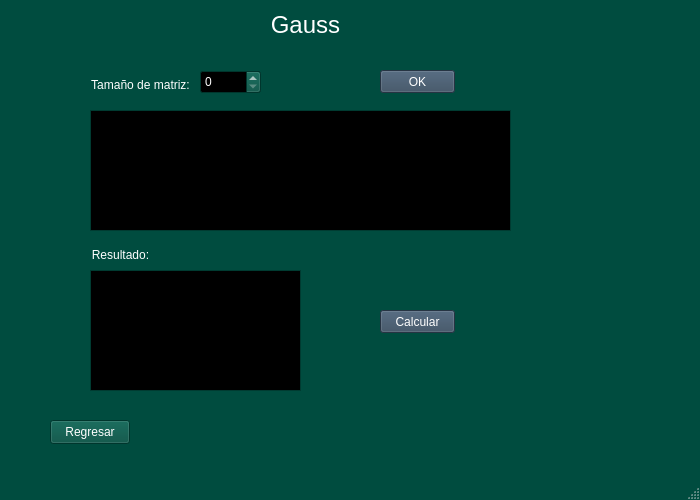
<?xml version="1.0" encoding="UTF-8"?>
<ui version="4.0">
 <class>gauss</class>
 <widget class="QMainWindow" name="gauss">
  <property name="geometry">
   <rect>
    <x>0</x>
    <y>0</y>
    <width>700</width>
    <height>500</height>
   </rect>
  </property>
  <property name="palette">
   <palette>
    <active>
     <colorrole role="WindowText">
      <brush brushstyle="SolidPattern">
       <color alpha="255">
        <red>255</red>
        <green>255</green>
        <blue>255</blue>
       </color>
      </brush>
     </colorrole>
     <colorrole role="Button">
      <brush brushstyle="SolidPattern">
       <color alpha="255">
        <red>0</red>
        <green>76</green>
        <blue>63</blue>
       </color>
      </brush>
     </colorrole>
     <colorrole role="Light">
      <brush brushstyle="SolidPattern">
       <color alpha="255">
        <red>0</red>
        <green>114</green>
        <blue>94</blue>
       </color>
      </brush>
     </colorrole>
     <colorrole role="Midlight">
      <brush brushstyle="SolidPattern">
       <color alpha="255">
        <red>0</red>
        <green>95</green>
        <blue>78</blue>
       </color>
      </brush>
     </colorrole>
     <colorrole role="Dark">
      <brush brushstyle="SolidPattern">
       <color alpha="255">
        <red>0</red>
        <green>38</green>
        <blue>31</blue>
       </color>
      </brush>
     </colorrole>
     <colorrole role="Mid">
      <brush brushstyle="SolidPattern">
       <color alpha="255">
        <red>0</red>
        <green>50</green>
        <blue>42</blue>
       </color>
      </brush>
     </colorrole>
     <colorrole role="Text">
      <brush brushstyle="SolidPattern">
       <color alpha="255">
        <red>255</red>
        <green>255</green>
        <blue>255</blue>
       </color>
      </brush>
     </colorrole>
     <colorrole role="BrightText">
      <brush brushstyle="SolidPattern">
       <color alpha="255">
        <red>255</red>
        <green>255</green>
        <blue>255</blue>
       </color>
      </brush>
     </colorrole>
     <colorrole role="ButtonText">
      <brush brushstyle="SolidPattern">
       <color alpha="255">
        <red>255</red>
        <green>255</green>
        <blue>255</blue>
       </color>
      </brush>
     </colorrole>
     <colorrole role="Base">
      <brush brushstyle="SolidPattern">
       <color alpha="255">
        <red>0</red>
        <green>0</green>
        <blue>0</blue>
       </color>
      </brush>
     </colorrole>
     <colorrole role="Window">
      <brush brushstyle="SolidPattern">
       <color alpha="255">
        <red>0</red>
        <green>76</green>
        <blue>63</blue>
       </color>
      </brush>
     </colorrole>
     <colorrole role="Shadow">
      <brush brushstyle="SolidPattern">
       <color alpha="255">
        <red>0</red>
        <green>0</green>
        <blue>0</blue>
       </color>
      </brush>
     </colorrole>
     <colorrole role="AlternateBase">
      <brush brushstyle="SolidPattern">
       <color alpha="255">
        <red>0</red>
        <green>38</green>
        <blue>31</blue>
       </color>
      </brush>
     </colorrole>
     <colorrole role="ToolTipBase">
      <brush brushstyle="SolidPattern">
       <color alpha="255">
        <red>255</red>
        <green>255</green>
        <blue>220</blue>
       </color>
      </brush>
     </colorrole>
     <colorrole role="ToolTipText">
      <brush brushstyle="SolidPattern">
       <color alpha="255">
        <red>0</red>
        <green>0</green>
        <blue>0</blue>
       </color>
      </brush>
     </colorrole>
     <colorrole role="PlaceholderText">
      <brush brushstyle="SolidPattern">
       <color alpha="128">
        <red>255</red>
        <green>255</green>
        <blue>255</blue>
       </color>
      </brush>
     </colorrole>
    </active>
    <inactive>
     <colorrole role="WindowText">
      <brush brushstyle="SolidPattern">
       <color alpha="255">
        <red>255</red>
        <green>255</green>
        <blue>255</blue>
       </color>
      </brush>
     </colorrole>
     <colorrole role="Button">
      <brush brushstyle="SolidPattern">
       <color alpha="255">
        <red>0</red>
        <green>76</green>
        <blue>63</blue>
       </color>
      </brush>
     </colorrole>
     <colorrole role="Light">
      <brush brushstyle="SolidPattern">
       <color alpha="255">
        <red>0</red>
        <green>114</green>
        <blue>94</blue>
       </color>
      </brush>
     </colorrole>
     <colorrole role="Midlight">
      <brush brushstyle="SolidPattern">
       <color alpha="255">
        <red>0</red>
        <green>95</green>
        <blue>78</blue>
       </color>
      </brush>
     </colorrole>
     <colorrole role="Dark">
      <brush brushstyle="SolidPattern">
       <color alpha="255">
        <red>0</red>
        <green>38</green>
        <blue>31</blue>
       </color>
      </brush>
     </colorrole>
     <colorrole role="Mid">
      <brush brushstyle="SolidPattern">
       <color alpha="255">
        <red>0</red>
        <green>50</green>
        <blue>42</blue>
       </color>
      </brush>
     </colorrole>
     <colorrole role="Text">
      <brush brushstyle="SolidPattern">
       <color alpha="255">
        <red>255</red>
        <green>255</green>
        <blue>255</blue>
       </color>
      </brush>
     </colorrole>
     <colorrole role="BrightText">
      <brush brushstyle="SolidPattern">
       <color alpha="255">
        <red>255</red>
        <green>255</green>
        <blue>255</blue>
       </color>
      </brush>
     </colorrole>
     <colorrole role="ButtonText">
      <brush brushstyle="SolidPattern">
       <color alpha="255">
        <red>255</red>
        <green>255</green>
        <blue>255</blue>
       </color>
      </brush>
     </colorrole>
     <colorrole role="Base">
      <brush brushstyle="SolidPattern">
       <color alpha="255">
        <red>0</red>
        <green>0</green>
        <blue>0</blue>
       </color>
      </brush>
     </colorrole>
     <colorrole role="Window">
      <brush brushstyle="SolidPattern">
       <color alpha="255">
        <red>0</red>
        <green>76</green>
        <blue>63</blue>
       </color>
      </brush>
     </colorrole>
     <colorrole role="Shadow">
      <brush brushstyle="SolidPattern">
       <color alpha="255">
        <red>0</red>
        <green>0</green>
        <blue>0</blue>
       </color>
      </brush>
     </colorrole>
     <colorrole role="AlternateBase">
      <brush brushstyle="SolidPattern">
       <color alpha="255">
        <red>0</red>
        <green>38</green>
        <blue>31</blue>
       </color>
      </brush>
     </colorrole>
     <colorrole role="ToolTipBase">
      <brush brushstyle="SolidPattern">
       <color alpha="255">
        <red>255</red>
        <green>255</green>
        <blue>220</blue>
       </color>
      </brush>
     </colorrole>
     <colorrole role="ToolTipText">
      <brush brushstyle="SolidPattern">
       <color alpha="255">
        <red>0</red>
        <green>0</green>
        <blue>0</blue>
       </color>
      </brush>
     </colorrole>
     <colorrole role="PlaceholderText">
      <brush brushstyle="SolidPattern">
       <color alpha="128">
        <red>255</red>
        <green>255</green>
        <blue>255</blue>
       </color>
      </brush>
     </colorrole>
    </inactive>
    <disabled>
     <colorrole role="WindowText">
      <brush brushstyle="SolidPattern">
       <color alpha="255">
        <red>0</red>
        <green>38</green>
        <blue>31</blue>
       </color>
      </brush>
     </colorrole>
     <colorrole role="Button">
      <brush brushstyle="SolidPattern">
       <color alpha="255">
        <red>0</red>
        <green>76</green>
        <blue>63</blue>
       </color>
      </brush>
     </colorrole>
     <colorrole role="Light">
      <brush brushstyle="SolidPattern">
       <color alpha="255">
        <red>0</red>
        <green>114</green>
        <blue>94</blue>
       </color>
      </brush>
     </colorrole>
     <colorrole role="Midlight">
      <brush brushstyle="SolidPattern">
       <color alpha="255">
        <red>0</red>
        <green>95</green>
        <blue>78</blue>
       </color>
      </brush>
     </colorrole>
     <colorrole role="Dark">
      <brush brushstyle="SolidPattern">
       <color alpha="255">
        <red>0</red>
        <green>38</green>
        <blue>31</blue>
       </color>
      </brush>
     </colorrole>
     <colorrole role="Mid">
      <brush brushstyle="SolidPattern">
       <color alpha="255">
        <red>0</red>
        <green>50</green>
        <blue>42</blue>
       </color>
      </brush>
     </colorrole>
     <colorrole role="Text">
      <brush brushstyle="SolidPattern">
       <color alpha="255">
        <red>0</red>
        <green>38</green>
        <blue>31</blue>
       </color>
      </brush>
     </colorrole>
     <colorrole role="BrightText">
      <brush brushstyle="SolidPattern">
       <color alpha="255">
        <red>255</red>
        <green>255</green>
        <blue>255</blue>
       </color>
      </brush>
     </colorrole>
     <colorrole role="ButtonText">
      <brush brushstyle="SolidPattern">
       <color alpha="255">
        <red>0</red>
        <green>38</green>
        <blue>31</blue>
       </color>
      </brush>
     </colorrole>
     <colorrole role="Base">
      <brush brushstyle="SolidPattern">
       <color alpha="255">
        <red>0</red>
        <green>76</green>
        <blue>63</blue>
       </color>
      </brush>
     </colorrole>
     <colorrole role="Window">
      <brush brushstyle="SolidPattern">
       <color alpha="255">
        <red>0</red>
        <green>76</green>
        <blue>63</blue>
       </color>
      </brush>
     </colorrole>
     <colorrole role="Shadow">
      <brush brushstyle="SolidPattern">
       <color alpha="255">
        <red>0</red>
        <green>0</green>
        <blue>0</blue>
       </color>
      </brush>
     </colorrole>
     <colorrole role="AlternateBase">
      <brush brushstyle="SolidPattern">
       <color alpha="255">
        <red>0</red>
        <green>76</green>
        <blue>63</blue>
       </color>
      </brush>
     </colorrole>
     <colorrole role="ToolTipBase">
      <brush brushstyle="SolidPattern">
       <color alpha="255">
        <red>255</red>
        <green>255</green>
        <blue>220</blue>
       </color>
      </brush>
     </colorrole>
     <colorrole role="ToolTipText">
      <brush brushstyle="SolidPattern">
       <color alpha="255">
        <red>0</red>
        <green>0</green>
        <blue>0</blue>
       </color>
      </brush>
     </colorrole>
     <colorrole role="PlaceholderText">
      <brush brushstyle="SolidPattern">
       <color alpha="128">
        <red>255</red>
        <green>255</green>
        <blue>255</blue>
       </color>
      </brush>
     </colorrole>
    </disabled>
   </palette>
  </property>
  <property name="windowTitle">
   <string>MainWindow</string>
  </property>
  <widget class="QWidget" name="centralwidget">
   <widget class="QPushButton" name="pushButton">
    <property name="geometry">
     <rect>
      <x>50</x>
      <y>420</y>
      <width>80</width>
      <height>24</height>
     </rect>
    </property>
    <property name="text">
     <string>Regresar</string>
    </property>
   </widget>
   <widget class="QTableView" name="tableView_2">
    <property name="geometry">
     <rect>
      <x>90</x>
      <y>270</y>
      <width>211</width>
      <height>121</height>
     </rect>
    </property>
   </widget>
   <widget class="QSpinBox" name="spinBox">
    <property name="geometry">
     <rect>
      <x>200</x>
      <y>70</y>
      <width>61</width>
      <height>24</height>
     </rect>
    </property>
   </widget>
   <widget class="QLabel" name="label">
    <property name="geometry">
     <rect>
      <x>80</x>
      <y>70</y>
      <width>121</width>
      <height>31</height>
     </rect>
    </property>
    <property name="text">
     <string>&lt;html&gt;&lt;head/&gt;&lt;body&gt;&lt;p align=&quot;center&quot;&gt;Tamaño de matriz:&lt;/p&gt;&lt;/body&gt;&lt;/html&gt;</string>
    </property>
   </widget>
   <widget class="QLabel" name="label_3">
    <property name="geometry">
     <rect>
      <x>60</x>
      <y>240</y>
      <width>121</width>
      <height>31</height>
     </rect>
    </property>
    <property name="text">
     <string>&lt;html&gt;&lt;head/&gt;&lt;body&gt;&lt;p align=&quot;center&quot;&gt;Resultado:&lt;/p&gt;&lt;/body&gt;&lt;/html&gt;</string>
    </property>
   </widget>
   <widget class="QPushButton" name="pushButton_3">
    <property name="geometry">
     <rect>
      <x>380</x>
      <y>70</y>
      <width>75</width>
      <height>23</height>
     </rect>
    </property>
    <property name="palette">
     <palette>
      <active>
       <colorrole role="WindowText">
        <brush brushstyle="SolidPattern">
         <color alpha="255">
          <red>255</red>
          <green>255</green>
          <blue>255</blue>
         </color>
        </brush>
       </colorrole>
       <colorrole role="Button">
        <brush brushstyle="SolidPattern">
         <color alpha="255">
          <red>53</red>
          <green>73</green>
          <blue>94</blue>
         </color>
        </brush>
       </colorrole>
       <colorrole role="Light">
        <brush brushstyle="SolidPattern">
         <color alpha="255">
          <red>79</red>
          <green>109</green>
          <blue>141</blue>
         </color>
        </brush>
       </colorrole>
       <colorrole role="Midlight">
        <brush brushstyle="SolidPattern">
         <color alpha="255">
          <red>66</red>
          <green>91</green>
          <blue>117</blue>
         </color>
        </brush>
       </colorrole>
       <colorrole role="Dark">
        <brush brushstyle="SolidPattern">
         <color alpha="255">
          <red>26</red>
          <green>36</green>
          <blue>47</blue>
         </color>
        </brush>
       </colorrole>
       <colorrole role="Mid">
        <brush brushstyle="SolidPattern">
         <color alpha="255">
          <red>35</red>
          <green>48</green>
          <blue>62</blue>
         </color>
        </brush>
       </colorrole>
       <colorrole role="Text">
        <brush brushstyle="SolidPattern">
         <color alpha="255">
          <red>255</red>
          <green>255</green>
          <blue>255</blue>
         </color>
        </brush>
       </colorrole>
       <colorrole role="BrightText">
        <brush brushstyle="SolidPattern">
         <color alpha="255">
          <red>255</red>
          <green>255</green>
          <blue>255</blue>
         </color>
        </brush>
       </colorrole>
       <colorrole role="ButtonText">
        <brush brushstyle="SolidPattern">
         <color alpha="255">
          <red>255</red>
          <green>255</green>
          <blue>255</blue>
         </color>
        </brush>
       </colorrole>
       <colorrole role="Base">
        <brush brushstyle="SolidPattern">
         <color alpha="255">
          <red>0</red>
          <green>0</green>
          <blue>0</blue>
         </color>
        </brush>
       </colorrole>
       <colorrole role="Window">
        <brush brushstyle="SolidPattern">
         <color alpha="255">
          <red>53</red>
          <green>73</green>
          <blue>94</blue>
         </color>
        </brush>
       </colorrole>
       <colorrole role="Shadow">
        <brush brushstyle="SolidPattern">
         <color alpha="255">
          <red>0</red>
          <green>0</green>
          <blue>0</blue>
         </color>
        </brush>
       </colorrole>
       <colorrole role="AlternateBase">
        <brush brushstyle="SolidPattern">
         <color alpha="255">
          <red>26</red>
          <green>36</green>
          <blue>47</blue>
         </color>
        </brush>
       </colorrole>
       <colorrole role="ToolTipBase">
        <brush brushstyle="SolidPattern">
         <color alpha="255">
          <red>255</red>
          <green>255</green>
          <blue>220</blue>
         </color>
        </brush>
       </colorrole>
       <colorrole role="ToolTipText">
        <brush brushstyle="SolidPattern">
         <color alpha="255">
          <red>0</red>
          <green>0</green>
          <blue>0</blue>
         </color>
        </brush>
       </colorrole>
       <colorrole role="PlaceholderText">
        <brush brushstyle="SolidPattern">
         <color alpha="128">
          <red>255</red>
          <green>255</green>
          <blue>255</blue>
         </color>
        </brush>
       </colorrole>
      </active>
      <inactive>
       <colorrole role="WindowText">
        <brush brushstyle="SolidPattern">
         <color alpha="255">
          <red>255</red>
          <green>255</green>
          <blue>255</blue>
         </color>
        </brush>
       </colorrole>
       <colorrole role="Button">
        <brush brushstyle="SolidPattern">
         <color alpha="255">
          <red>53</red>
          <green>73</green>
          <blue>94</blue>
         </color>
        </brush>
       </colorrole>
       <colorrole role="Light">
        <brush brushstyle="SolidPattern">
         <color alpha="255">
          <red>79</red>
          <green>109</green>
          <blue>141</blue>
         </color>
        </brush>
       </colorrole>
       <colorrole role="Midlight">
        <brush brushstyle="SolidPattern">
         <color alpha="255">
          <red>66</red>
          <green>91</green>
          <blue>117</blue>
         </color>
        </brush>
       </colorrole>
       <colorrole role="Dark">
        <brush brushstyle="SolidPattern">
         <color alpha="255">
          <red>26</red>
          <green>36</green>
          <blue>47</blue>
         </color>
        </brush>
       </colorrole>
       <colorrole role="Mid">
        <brush brushstyle="SolidPattern">
         <color alpha="255">
          <red>35</red>
          <green>48</green>
          <blue>62</blue>
         </color>
        </brush>
       </colorrole>
       <colorrole role="Text">
        <brush brushstyle="SolidPattern">
         <color alpha="255">
          <red>255</red>
          <green>255</green>
          <blue>255</blue>
         </color>
        </brush>
       </colorrole>
       <colorrole role="BrightText">
        <brush brushstyle="SolidPattern">
         <color alpha="255">
          <red>255</red>
          <green>255</green>
          <blue>255</blue>
         </color>
        </brush>
       </colorrole>
       <colorrole role="ButtonText">
        <brush brushstyle="SolidPattern">
         <color alpha="255">
          <red>255</red>
          <green>255</green>
          <blue>255</blue>
         </color>
        </brush>
       </colorrole>
       <colorrole role="Base">
        <brush brushstyle="SolidPattern">
         <color alpha="255">
          <red>0</red>
          <green>0</green>
          <blue>0</blue>
         </color>
        </brush>
       </colorrole>
       <colorrole role="Window">
        <brush brushstyle="SolidPattern">
         <color alpha="255">
          <red>53</red>
          <green>73</green>
          <blue>94</blue>
         </color>
        </brush>
       </colorrole>
       <colorrole role="Shadow">
        <brush brushstyle="SolidPattern">
         <color alpha="255">
          <red>0</red>
          <green>0</green>
          <blue>0</blue>
         </color>
        </brush>
       </colorrole>
       <colorrole role="AlternateBase">
        <brush brushstyle="SolidPattern">
         <color alpha="255">
          <red>26</red>
          <green>36</green>
          <blue>47</blue>
         </color>
        </brush>
       </colorrole>
       <colorrole role="ToolTipBase">
        <brush brushstyle="SolidPattern">
         <color alpha="255">
          <red>255</red>
          <green>255</green>
          <blue>220</blue>
         </color>
        </brush>
       </colorrole>
       <colorrole role="ToolTipText">
        <brush brushstyle="SolidPattern">
         <color alpha="255">
          <red>0</red>
          <green>0</green>
          <blue>0</blue>
         </color>
        </brush>
       </colorrole>
       <colorrole role="PlaceholderText">
        <brush brushstyle="SolidPattern">
         <color alpha="128">
          <red>255</red>
          <green>255</green>
          <blue>255</blue>
         </color>
        </brush>
       </colorrole>
      </inactive>
      <disabled>
       <colorrole role="WindowText">
        <brush brushstyle="SolidPattern">
         <color alpha="255">
          <red>26</red>
          <green>36</green>
          <blue>47</blue>
         </color>
        </brush>
       </colorrole>
       <colorrole role="Button">
        <brush brushstyle="SolidPattern">
         <color alpha="255">
          <red>53</red>
          <green>73</green>
          <blue>94</blue>
         </color>
        </brush>
       </colorrole>
       <colorrole role="Light">
        <brush brushstyle="SolidPattern">
         <color alpha="255">
          <red>79</red>
          <green>109</green>
          <blue>141</blue>
         </color>
        </brush>
       </colorrole>
       <colorrole role="Midlight">
        <brush brushstyle="SolidPattern">
         <color alpha="255">
          <red>66</red>
          <green>91</green>
          <blue>117</blue>
         </color>
        </brush>
       </colorrole>
       <colorrole role="Dark">
        <brush brushstyle="SolidPattern">
         <color alpha="255">
          <red>26</red>
          <green>36</green>
          <blue>47</blue>
         </color>
        </brush>
       </colorrole>
       <colorrole role="Mid">
        <brush brushstyle="SolidPattern">
         <color alpha="255">
          <red>35</red>
          <green>48</green>
          <blue>62</blue>
         </color>
        </brush>
       </colorrole>
       <colorrole role="Text">
        <brush brushstyle="SolidPattern">
         <color alpha="255">
          <red>26</red>
          <green>36</green>
          <blue>47</blue>
         </color>
        </brush>
       </colorrole>
       <colorrole role="BrightText">
        <brush brushstyle="SolidPattern">
         <color alpha="255">
          <red>255</red>
          <green>255</green>
          <blue>255</blue>
         </color>
        </brush>
       </colorrole>
       <colorrole role="ButtonText">
        <brush brushstyle="SolidPattern">
         <color alpha="255">
          <red>26</red>
          <green>36</green>
          <blue>47</blue>
         </color>
        </brush>
       </colorrole>
       <colorrole role="Base">
        <brush brushstyle="SolidPattern">
         <color alpha="255">
          <red>53</red>
          <green>73</green>
          <blue>94</blue>
         </color>
        </brush>
       </colorrole>
       <colorrole role="Window">
        <brush brushstyle="SolidPattern">
         <color alpha="255">
          <red>53</red>
          <green>73</green>
          <blue>94</blue>
         </color>
        </brush>
       </colorrole>
       <colorrole role="Shadow">
        <brush brushstyle="SolidPattern">
         <color alpha="255">
          <red>0</red>
          <green>0</green>
          <blue>0</blue>
         </color>
        </brush>
       </colorrole>
       <colorrole role="AlternateBase">
        <brush brushstyle="SolidPattern">
         <color alpha="255">
          <red>53</red>
          <green>73</green>
          <blue>94</blue>
         </color>
        </brush>
       </colorrole>
       <colorrole role="ToolTipBase">
        <brush brushstyle="SolidPattern">
         <color alpha="255">
          <red>255</red>
          <green>255</green>
          <blue>220</blue>
         </color>
        </brush>
       </colorrole>
       <colorrole role="ToolTipText">
        <brush brushstyle="SolidPattern">
         <color alpha="255">
          <red>0</red>
          <green>0</green>
          <blue>0</blue>
         </color>
        </brush>
       </colorrole>
       <colorrole role="PlaceholderText">
        <brush brushstyle="SolidPattern">
         <color alpha="128">
          <red>255</red>
          <green>255</green>
          <blue>255</blue>
         </color>
        </brush>
       </colorrole>
      </disabled>
     </palette>
    </property>
    <property name="text">
     <string>OK</string>
    </property>
   </widget>
   <widget class="QTableView" name="tableView">
    <property name="geometry">
     <rect>
      <x>90</x>
      <y>110</y>
      <width>421</width>
      <height>121</height>
     </rect>
    </property>
   </widget>
   <widget class="QPushButton" name="pushButton_2">
    <property name="geometry">
     <rect>
      <x>380</x>
      <y>310</y>
      <width>75</width>
      <height>23</height>
     </rect>
    </property>
    <property name="palette">
     <palette>
      <active>
       <colorrole role="WindowText">
        <brush brushstyle="SolidPattern">
         <color alpha="255">
          <red>255</red>
          <green>255</green>
          <blue>255</blue>
         </color>
        </brush>
       </colorrole>
       <colorrole role="Button">
        <brush brushstyle="SolidPattern">
         <color alpha="255">
          <red>53</red>
          <green>73</green>
          <blue>94</blue>
         </color>
        </brush>
       </colorrole>
       <colorrole role="Light">
        <brush brushstyle="SolidPattern">
         <color alpha="255">
          <red>79</red>
          <green>109</green>
          <blue>141</blue>
         </color>
        </brush>
       </colorrole>
       <colorrole role="Midlight">
        <brush brushstyle="SolidPattern">
         <color alpha="255">
          <red>66</red>
          <green>91</green>
          <blue>117</blue>
         </color>
        </brush>
       </colorrole>
       <colorrole role="Dark">
        <brush brushstyle="SolidPattern">
         <color alpha="255">
          <red>26</red>
          <green>36</green>
          <blue>47</blue>
         </color>
        </brush>
       </colorrole>
       <colorrole role="Mid">
        <brush brushstyle="SolidPattern">
         <color alpha="255">
          <red>35</red>
          <green>48</green>
          <blue>62</blue>
         </color>
        </brush>
       </colorrole>
       <colorrole role="Text">
        <brush brushstyle="SolidPattern">
         <color alpha="255">
          <red>255</red>
          <green>255</green>
          <blue>255</blue>
         </color>
        </brush>
       </colorrole>
       <colorrole role="BrightText">
        <brush brushstyle="SolidPattern">
         <color alpha="255">
          <red>255</red>
          <green>255</green>
          <blue>255</blue>
         </color>
        </brush>
       </colorrole>
       <colorrole role="ButtonText">
        <brush brushstyle="SolidPattern">
         <color alpha="255">
          <red>255</red>
          <green>255</green>
          <blue>255</blue>
         </color>
        </brush>
       </colorrole>
       <colorrole role="Base">
        <brush brushstyle="SolidPattern">
         <color alpha="255">
          <red>0</red>
          <green>0</green>
          <blue>0</blue>
         </color>
        </brush>
       </colorrole>
       <colorrole role="Window">
        <brush brushstyle="SolidPattern">
         <color alpha="255">
          <red>53</red>
          <green>73</green>
          <blue>94</blue>
         </color>
        </brush>
       </colorrole>
       <colorrole role="Shadow">
        <brush brushstyle="SolidPattern">
         <color alpha="255">
          <red>0</red>
          <green>0</green>
          <blue>0</blue>
         </color>
        </brush>
       </colorrole>
       <colorrole role="AlternateBase">
        <brush brushstyle="SolidPattern">
         <color alpha="255">
          <red>26</red>
          <green>36</green>
          <blue>47</blue>
         </color>
        </brush>
       </colorrole>
       <colorrole role="ToolTipBase">
        <brush brushstyle="SolidPattern">
         <color alpha="255">
          <red>255</red>
          <green>255</green>
          <blue>220</blue>
         </color>
        </brush>
       </colorrole>
       <colorrole role="ToolTipText">
        <brush brushstyle="SolidPattern">
         <color alpha="255">
          <red>0</red>
          <green>0</green>
          <blue>0</blue>
         </color>
        </brush>
       </colorrole>
       <colorrole role="PlaceholderText">
        <brush brushstyle="SolidPattern">
         <color alpha="128">
          <red>255</red>
          <green>255</green>
          <blue>255</blue>
         </color>
        </brush>
       </colorrole>
      </active>
      <inactive>
       <colorrole role="WindowText">
        <brush brushstyle="SolidPattern">
         <color alpha="255">
          <red>255</red>
          <green>255</green>
          <blue>255</blue>
         </color>
        </brush>
       </colorrole>
       <colorrole role="Button">
        <brush brushstyle="SolidPattern">
         <color alpha="255">
          <red>53</red>
          <green>73</green>
          <blue>94</blue>
         </color>
        </brush>
       </colorrole>
       <colorrole role="Light">
        <brush brushstyle="SolidPattern">
         <color alpha="255">
          <red>79</red>
          <green>109</green>
          <blue>141</blue>
         </color>
        </brush>
       </colorrole>
       <colorrole role="Midlight">
        <brush brushstyle="SolidPattern">
         <color alpha="255">
          <red>66</red>
          <green>91</green>
          <blue>117</blue>
         </color>
        </brush>
       </colorrole>
       <colorrole role="Dark">
        <brush brushstyle="SolidPattern">
         <color alpha="255">
          <red>26</red>
          <green>36</green>
          <blue>47</blue>
         </color>
        </brush>
       </colorrole>
       <colorrole role="Mid">
        <brush brushstyle="SolidPattern">
         <color alpha="255">
          <red>35</red>
          <green>48</green>
          <blue>62</blue>
         </color>
        </brush>
       </colorrole>
       <colorrole role="Text">
        <brush brushstyle="SolidPattern">
         <color alpha="255">
          <red>255</red>
          <green>255</green>
          <blue>255</blue>
         </color>
        </brush>
       </colorrole>
       <colorrole role="BrightText">
        <brush brushstyle="SolidPattern">
         <color alpha="255">
          <red>255</red>
          <green>255</green>
          <blue>255</blue>
         </color>
        </brush>
       </colorrole>
       <colorrole role="ButtonText">
        <brush brushstyle="SolidPattern">
         <color alpha="255">
          <red>255</red>
          <green>255</green>
          <blue>255</blue>
         </color>
        </brush>
       </colorrole>
       <colorrole role="Base">
        <brush brushstyle="SolidPattern">
         <color alpha="255">
          <red>0</red>
          <green>0</green>
          <blue>0</blue>
         </color>
        </brush>
       </colorrole>
       <colorrole role="Window">
        <brush brushstyle="SolidPattern">
         <color alpha="255">
          <red>53</red>
          <green>73</green>
          <blue>94</blue>
         </color>
        </brush>
       </colorrole>
       <colorrole role="Shadow">
        <brush brushstyle="SolidPattern">
         <color alpha="255">
          <red>0</red>
          <green>0</green>
          <blue>0</blue>
         </color>
        </brush>
       </colorrole>
       <colorrole role="AlternateBase">
        <brush brushstyle="SolidPattern">
         <color alpha="255">
          <red>26</red>
          <green>36</green>
          <blue>47</blue>
         </color>
        </brush>
       </colorrole>
       <colorrole role="ToolTipBase">
        <brush brushstyle="SolidPattern">
         <color alpha="255">
          <red>255</red>
          <green>255</green>
          <blue>220</blue>
         </color>
        </brush>
       </colorrole>
       <colorrole role="ToolTipText">
        <brush brushstyle="SolidPattern">
         <color alpha="255">
          <red>0</red>
          <green>0</green>
          <blue>0</blue>
         </color>
        </brush>
       </colorrole>
       <colorrole role="PlaceholderText">
        <brush brushstyle="SolidPattern">
         <color alpha="128">
          <red>255</red>
          <green>255</green>
          <blue>255</blue>
         </color>
        </brush>
       </colorrole>
      </inactive>
      <disabled>
       <colorrole role="WindowText">
        <brush brushstyle="SolidPattern">
         <color alpha="255">
          <red>26</red>
          <green>36</green>
          <blue>47</blue>
         </color>
        </brush>
       </colorrole>
       <colorrole role="Button">
        <brush brushstyle="SolidPattern">
         <color alpha="255">
          <red>53</red>
          <green>73</green>
          <blue>94</blue>
         </color>
        </brush>
       </colorrole>
       <colorrole role="Light">
        <brush brushstyle="SolidPattern">
         <color alpha="255">
          <red>79</red>
          <green>109</green>
          <blue>141</blue>
         </color>
        </brush>
       </colorrole>
       <colorrole role="Midlight">
        <brush brushstyle="SolidPattern">
         <color alpha="255">
          <red>66</red>
          <green>91</green>
          <blue>117</blue>
         </color>
        </brush>
       </colorrole>
       <colorrole role="Dark">
        <brush brushstyle="SolidPattern">
         <color alpha="255">
          <red>26</red>
          <green>36</green>
          <blue>47</blue>
         </color>
        </brush>
       </colorrole>
       <colorrole role="Mid">
        <brush brushstyle="SolidPattern">
         <color alpha="255">
          <red>35</red>
          <green>48</green>
          <blue>62</blue>
         </color>
        </brush>
       </colorrole>
       <colorrole role="Text">
        <brush brushstyle="SolidPattern">
         <color alpha="255">
          <red>26</red>
          <green>36</green>
          <blue>47</blue>
         </color>
        </brush>
       </colorrole>
       <colorrole role="BrightText">
        <brush brushstyle="SolidPattern">
         <color alpha="255">
          <red>255</red>
          <green>255</green>
          <blue>255</blue>
         </color>
        </brush>
       </colorrole>
       <colorrole role="ButtonText">
        <brush brushstyle="SolidPattern">
         <color alpha="255">
          <red>26</red>
          <green>36</green>
          <blue>47</blue>
         </color>
        </brush>
       </colorrole>
       <colorrole role="Base">
        <brush brushstyle="SolidPattern">
         <color alpha="255">
          <red>53</red>
          <green>73</green>
          <blue>94</blue>
         </color>
        </brush>
       </colorrole>
       <colorrole role="Window">
        <brush brushstyle="SolidPattern">
         <color alpha="255">
          <red>53</red>
          <green>73</green>
          <blue>94</blue>
         </color>
        </brush>
       </colorrole>
       <colorrole role="Shadow">
        <brush brushstyle="SolidPattern">
         <color alpha="255">
          <red>0</red>
          <green>0</green>
          <blue>0</blue>
         </color>
        </brush>
       </colorrole>
       <colorrole role="AlternateBase">
        <brush brushstyle="SolidPattern">
         <color alpha="255">
          <red>53</red>
          <green>73</green>
          <blue>94</blue>
         </color>
        </brush>
       </colorrole>
       <colorrole role="ToolTipBase">
        <brush brushstyle="SolidPattern">
         <color alpha="255">
          <red>255</red>
          <green>255</green>
          <blue>220</blue>
         </color>
        </brush>
       </colorrole>
       <colorrole role="ToolTipText">
        <brush brushstyle="SolidPattern">
         <color alpha="255">
          <red>0</red>
          <green>0</green>
          <blue>0</blue>
         </color>
        </brush>
       </colorrole>
       <colorrole role="PlaceholderText">
        <brush brushstyle="SolidPattern">
         <color alpha="128">
          <red>255</red>
          <green>255</green>
          <blue>255</blue>
         </color>
        </brush>
       </colorrole>
      </disabled>
     </palette>
    </property>
    <property name="text">
     <string>Calcular</string>
    </property>
   </widget>
   <widget class="QLabel" name="label_2">
    <property name="geometry">
     <rect>
      <x>160</x>
      <y>10</y>
      <width>291</width>
      <height>31</height>
     </rect>
    </property>
    <property name="text">
     <string>&lt;html&gt;&lt;head/&gt;&lt;body&gt;&lt;p align=&quot;center&quot;&gt;&lt;span style=&quot; font-size:18pt;&quot;&gt;Gauss&lt;/span&gt;&lt;/p&gt;&lt;/body&gt;&lt;/html&gt;</string>
    </property>
   </widget>
  </widget>
  <widget class="QMenuBar" name="menubar">
   <property name="geometry">
    <rect>
     <x>0</x>
     <y>0</y>
     <width>700</width>
     <height>21</height>
    </rect>
   </property>
  </widget>
  <widget class="QStatusBar" name="statusbar"/>
 </widget>
 <resources/>
 <connections/>
</ui>
